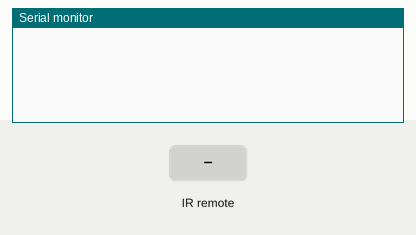
This sketch was run on a simulated Arduino Uno, built with avr-gcc and run on an emulated ATmega328P. Shown: the last lines printed to the serial monitor. The inputs (shaded band) are chosen by the test bench.

Above: at 1.2 s.
1.3 s: infrared code 0xFFA25D received
At 2.5 s:
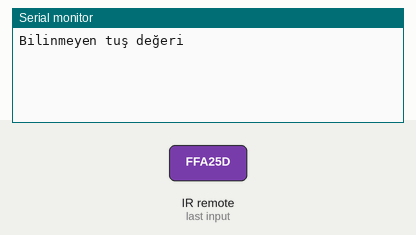
2.8 s: infrared code 0xFF6897 received
At 3.6 s:
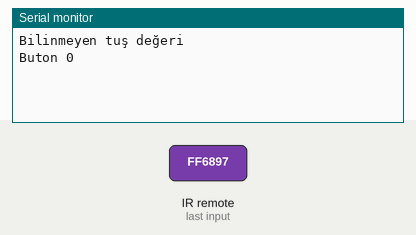

The sketch:

ir-button-test.ino
```cpp
#include <IRremote.h>

int RECV_PIN = 2;
IRrecv irrecv(RECV_PIN);
decode_results results;

#define CH1 0xFFA25D
#define CH 0xFF629D
#define CH2 0xFFE21D
#define PREV 0xFF22DD
#define NEXT 0xFF02FD
#define PLAYPAUSE 0xFFC23D
#define VOL1 0xFFE01F
#define VOL2 0xFFA857
#define EQ 0xFF906F
#define BUTON0 0xFF6897
#define BUTON100 0xFF9867
#define BUTON200 0xFFB04F
#define BUTON1 0xFF30CF
#define BUTON2 0xFF18E7
#define BUTON3 0xFF7A85
#define BUTON4 0xFF10EF
#define BUTON5 0xFF38C7
#define BUTON6 0xFF5AA5
#define BUTON7 0xFF42BD
#define BUTON8 0xFF4AB5
#define BUTON9 0xFF52AD

void setup()
{
  Serial.begin(9600);
  irrecv.enableIRIn();
}

void loop()
{
  if (irrecv.decode(&results))
  {
    if (results.value == BUTON0)
    {
      Serial.println("Buton 0");
    }
    else if (results.value == BUTON1)
    {
      Serial.println("Buton 1");
    }
    else if (results.value == BUTON2)
    {
      Serial.println("Buton 2");
    }
    else if (results.value == BUTON3)
    {
      Serial.println("Buton 3");
    }
    else if (results.value == BUTON4)
    {
      Serial.println("Buton 4");
    }
    else if (results.value == BUTON5)
    {
      Serial.println("Buton 5");
    }
    else if (results.value == BUTON6)
    {
      Serial.println("Buton 6");
    }
    else if (results.value == BUTON7)
    {
      Serial.println("Buton 7");
    }
    else if (results.value == BUTON8)
    {
      Serial.println("Buton 8");
    }
    else if (results.value == BUTON9)
    {
      Serial.println("Buton 9");
    }
    else
    {
      Serial.println("Bilinmeyen tuş değeri");
    }

    irrecv.resume();
  }
}
```

Measured:
- after the input at 1.3 s, the serial monitor: prints a new line at once (image 1)
- after the input at 2.8 s, the serial monitor: prints a new line at once (image 2)
